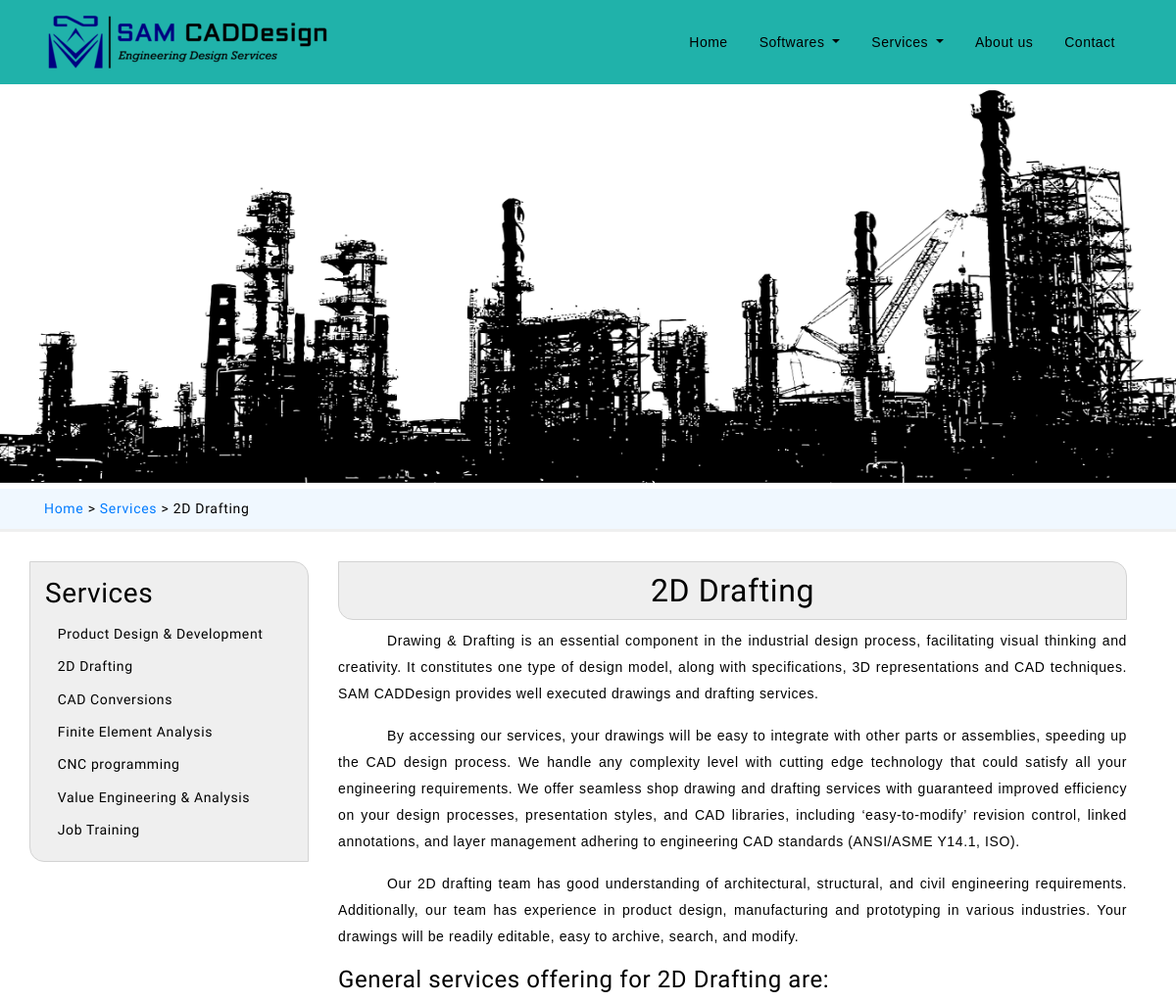
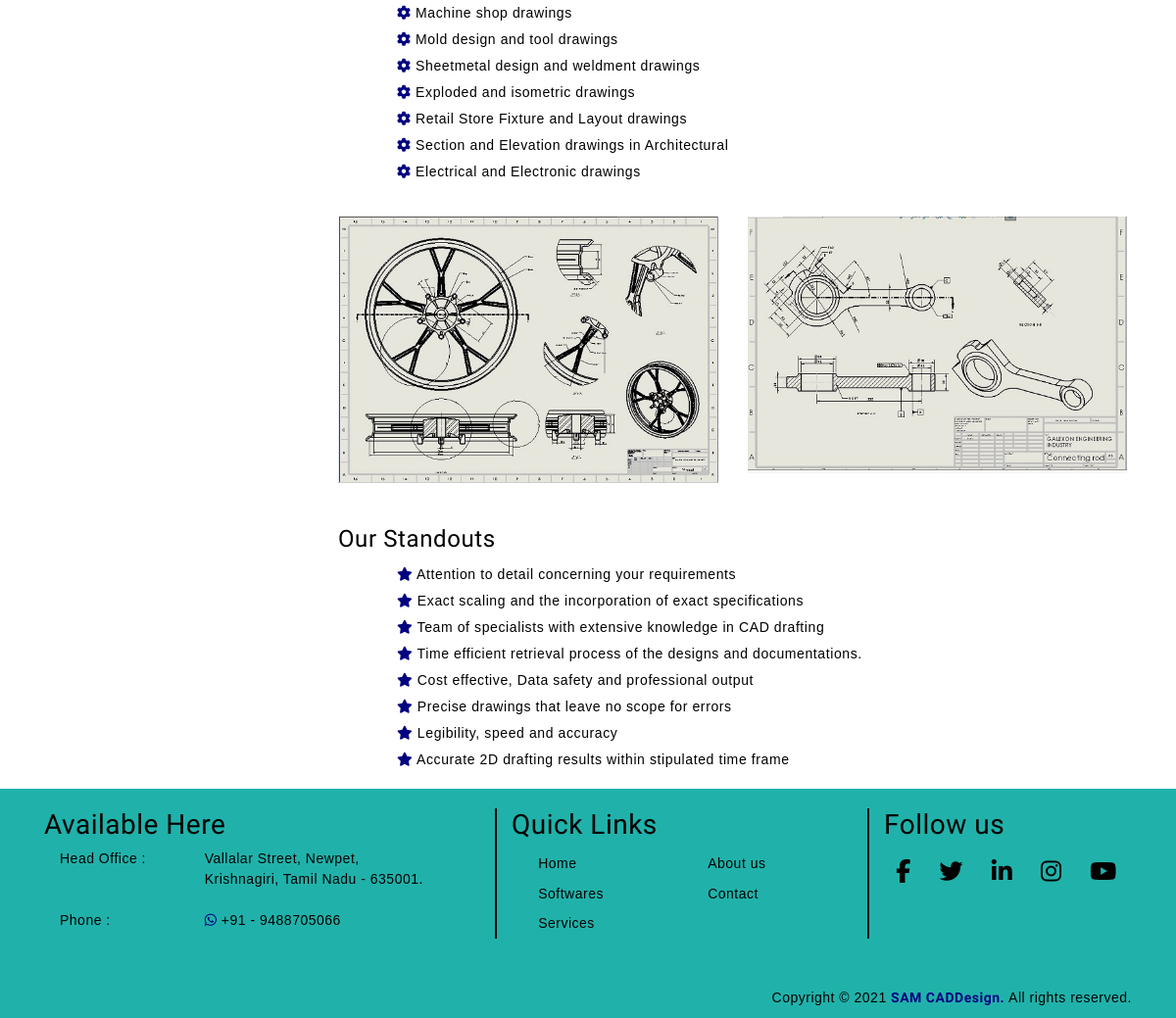
Page /services/2D Drafting on the committed database (2 pictures, top to bottom).
### website/models.py (models this page shows, shortened)
class services (models.Model):
    services_active = models.BooleanField(default=True)
    name = models.CharField(max_length=50, null=True)
    percentage = models.CharField(default=True, max_length=3)
    thumb_image = models.ImageField()
    name_active = models.BooleanField(default=True)
    description_1 = models.TextField()
    description_2 = models.TextField(null=True, blank=True)
    description_3 = models.TextField(null=True, blank=True)
    head_1 = models.CharField(max_length=100, null=True)
    head_1_info = models.TextField(null=True)
    image_active = models.BooleanField(default=True)
    image_1 = models.ImageField()
    image_2 = models.ImageField()
    head_2 = models.CharField(max_length=100, null=True)
    head_2_info = models.TextField(null=True)

### website/views.py (the view)
# urls.py: path('services/<str:serviceName>', serivces_id, name="services_id"),
def serivces_id(request, serviceName):
    instance = services.objects.get(name=serviceName)
    instance_0 = services.objects.all()
    instance_1 = softwares.objects.all()
    name = instance.name
    thumb_image = instance.thumb_image
    description_1 = instance.description_1
    description_2 = instance.description_2
    description_3 = instance.description_3
    head_1 = instance.head_1
    head_1_info = instance.head_1_info.split(";")
    head_2 = instance.head_2
    head_2_info = instance.head_2_info.split(";")
    image_1 = instance.image_1
    image_2 = instance.image_2
    image_active = instance.image_active
    context = {
        "name": name,
        "thumb_image": thumb_image,
        "description_1": description_1,
        "description_2": description_2,
        "description_3": description_3,
        "head_1": head_1,
        "head_1_info": head_1_info,
        "head_2": head_2,
        "head_2_info": head_2_info,
        "title": name,
        "image_1": image_1,
        "image_2": image_2,
        "image_active": image_active,
        'services': instance_0,
        'softwares': instance_1
    }
    return render(request, "services_id.html", context)

### templates/services_id.html
{% extends 'base.html'%}
{% load static %}
{%block content%}
<body>
    <main>
        <div id="slider">
            <div id="header-slider" class="carousel slide corousel-fade" data-ride="carousel">
                <div id="carouselExampleSlidesOnly" class="carousel slide" data-ride="carousel">
                    <div class="carousel-inner">
                        <div class="carousel-item active" style="background-color: wheat;">
                            <img class="d-block w-100" src="../static/images/serivices/services-industrial-design-image.png" alt="services-industrial-design"></img>
                        </div>
                    </div>
                </div>
            </div>
        </div>
    </main>
    <section id="links">
        <div class="container">
            <a href="{% url 'home' %}">Home </a> > <a href="{% url 'services' %}"> Services</a> > {{name}}
        </div>
    </section>
    <section id="services_id">
        <div class="container">
            <div class="row">
                <div class="col-md-3 col-sm-3 ag-box fadeInLeft">
                    <h3>Services</h3>
                    <div class="row p-0">
                        <div class="col-md-12">
                            {% for data in services %}
                                {%if data.services_active %}
                                    <a class="show" href="{% url 'services_id' data.name %}">{{data.name}}</a><br>
                                {%endif%}
                            {%endfor%}
                        </div>
                    </div>
                </div>
                <div class="col-md-9 col-sm-9 fadeInRight">
                    <h2>{{name}}</h2>
                    <p>{{description_1}}</p>
                    <p>{{description_2}}</p>
                    <p>{{description_3}}</p>
                    <h4>{{head_1}}</h4>
                    <ul>
                        {% for head_1_info in head_1_info %}
                            <li><i class="fa fa-gear" aria-hidden="true"></i> {{head_1_info}}</li>
                        {%endfor%}
                    </ul>
                    <div class="row">
                        <div class="col-md-6 col-xs-12">
                            <a><img src="{{image_1.url}}" class="w-100 py-3" alt="{{name}}"></img></a>
                        </div>
                        {% if image_active %}
                        <div class="col-md-6 col-xs-12">
                            <a><img src="{{image_2.url}}" class="w-100 py-3" alt="{{name}}"></img></a>
                        </div>
                        {%endif%}
                    </div><br>
                    <h4>{{head_2}}</h4>
                    <ul>
                        {% for head_2_info in head_2_info %}
                            <li><i class="fa fa-star" aria-hidden="true"></i> {{head_2_info}}</li>
                        {%endfor%}
                    </ul>
                </div>
            </div>
        </div>
    </section>
</body>
{%endblock content%}

### static/css/main.css (style rules this page uses)
* { margin: 0; padding: 0; }
h2, h3, h4, h5 { font-family: 'Aldrich', sans-serif; color: black; text-align: left; }
#slider { position: relative; background: -webkit-linear-gradient(85deg, rgb(119, 114, 114, 0.5), rgb(255, 255, 255, 1)); }
#services_id { padding-top: 10px; color: black; font-size: 14px; line-height: 27px; letter-spacing: 0.6px; overflow: hidden; position: relative; }
#services_id .row h2 { background-color: #efefef; border: 1px solid #d3d3d3; border-radius: 0 15px; text-align: center; padding: 10px 0 10px 0; }
#services_id .ag-box { padding: 15px; border-radius: 0 15px; font-family: 'Andada', serif; background-color: #efefef; border: 1px solid #d3d3d3; height: fit-content; }
#services_id .show { display: inline-block; width: 100%; color: black; padding: 0.2rem 0.8rem; }
#services_id .row p { font-family: Arial, Helvetica, sans-serif; text-indent: 50px; text-align: justify; }
#services_id .row ul li { color: black; text-indent: 30px; list-style-type: none; font-family: Arial, Helvetica, sans-serif; }
#services_id .row ul li i { color: #000080; }
#services_id .col-md-9 { padding: 0 20px 0 30px; }
#links { background-color: aliceblue; border-bottom: 3px solid #efefef; margin-bottom: 20px; }
#links .container { padding: 10px 0px 10px 15px; font-family: 'Andada', serif; color: black; font-size: 14px; letter-spacing: 0.7px; }

### rows in the picture
services: name "2D Drafting", description_1 "Drawing & Drafting is an essential component in the industrial design process, facilitating visual thinking and creativity. It constitutes one type of design model, along with specifications, 3D representations and CAD techniques. SAM CADDesign provides well executed drawings and drafting services.", description_2 "By accessing our services, your drawings will be easy to integrate with other parts or assemblies, speeding up the CAD design process. We handle any complexity level with cutting edge technology that could satisfy all your engineering requirements. We offer seamless shop drawing and drafting services with guaranteed improved efficiency on your design processes, presentation styles, and CAD libraries, including ‘easy-to-modify’ revision control, linked annotations, and layer management adhering to engineering CAD standards (ANSI/ASME Y14.1, ISO).", description_3 "Our 2D drafting team has good understanding of architectural, structural, and civil engineering requirements. Additionally, our team has experience in product design, manufacturing and prototyping in various industries. Your drawings will be readily editable, easy to archive, search, and modify.", head_1 "General services offering for 2D Drafting are:", head_2 "Our Standouts"
services: name "Product Design & Development"
services: name "CAD Conversions"
services: name "Finite Element Analysis"
services: name "CNC programming"
services: name "Value Engineering & Analysis"
services: name "Job Training"

### other values in the picture
{{ head_1_info }} "Machine shop drawings" "Mold design and tool drawings" "Sheetmetal design and weldment drawings" "Exploded and isometric drawings" "Retail Store Fixture and Layout drawings" "Section and Elevation drawings in Architectural" "Electrical and Electronic drawings"
{{ head_2_info }} "Attention to detail concerning your requirements" "Exact scaling and the incorporation of exact specifications" "Team of specialists with extensive knowledge in CAD drafting" "Time efficient retrieval process of the designs and documentations." "Cost effective, Data safety and professional output" "Precise drawings that leave no scope for errors" "Legibility, speed and accuracy" "Accurate 2D drafting results within stipulated time frame"
